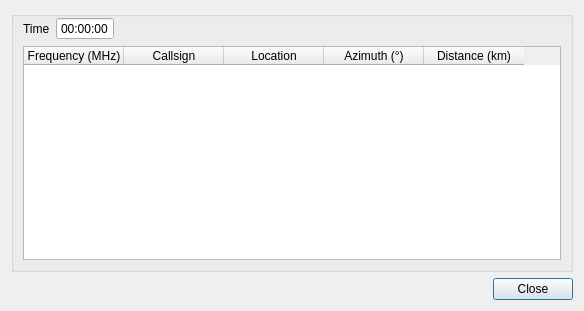
<?xml version="1.0" encoding="UTF-8"?>
<ui version="4.0">
 <class>MapIBPBeaconDialog</class>
 <widget class="QDialog" name="MapIBPBeaconDialog">
  <property name="geometry">
   <rect>
    <x>0</x>
    <y>0</y>
    <width>584</width>
    <height>311</height>
   </rect>
  </property>
  <property name="font">
   <font>
    <family>Liberation Sans</family>
    <pointsize>9</pointsize>
   </font>
  </property>
  <property name="windowTitle">
   <string>IBP Beacons</string>
  </property>
  <layout class="QVBoxLayout" name="verticalLayout">
   <item>
    <widget class="QGroupBox" name="groupBox">
     <layout class="QVBoxLayout" name="verticalLayout_2">
      <property name="topMargin">
       <number>0</number>
      </property>
      <item>
       <layout class="QHBoxLayout" name="horizontalLayout">
        <item>
         <widget class="QLabel" name="timeLabel">
          <property name="text">
           <string>Time</string>
          </property>
         </widget>
        </item>
        <item>
         <widget class="QTimeEdit" name="time">
          <property name="toolTip">
           <string>Current time</string>
          </property>
          <property name="readOnly">
           <bool>true</bool>
          </property>
          <property name="buttonSymbols">
           <enum>QAbstractSpinBox::NoButtons</enum>
          </property>
          <property name="currentSection">
           <enum>QDateTimeEdit::HourSection</enum>
          </property>
          <property name="displayFormat">
           <string>HH:mm:ss</string>
          </property>
         </widget>
        </item>
        <item>
         <spacer name="horizontalSpacer">
          <property name="orientation">
           <enum>Qt::Horizontal</enum>
          </property>
          <property name="sizeHint" stdset="0">
           <size>
            <width>40</width>
            <height>20</height>
           </size>
          </property>
         </spacer>
        </item>
       </layout>
      </item>
      <item>
       <widget class="QTableWidget" name="beacons">
        <property name="toolTip">
         <string>Displays which IBP beacon is transmitting on which frequency</string>
        </property>
        <column>
         <property name="text">
          <string>Frequency (MHz)</string>
         </property>
        </column>
        <column>
         <property name="text">
          <string>Callsign</string>
         </property>
        </column>
        <column>
         <property name="text">
          <string>Location</string>
         </property>
        </column>
        <column>
         <property name="text">
          <string>Azimuth (°)</string>
         </property>
        </column>
        <column>
         <property name="text">
          <string>Distance (km)</string>
         </property>
        </column>
       </widget>
      </item>
     </layout>
    </widget>
   </item>
   <item>
    <widget class="QDialogButtonBox" name="buttonBox">
     <property name="orientation">
      <enum>Qt::Horizontal</enum>
     </property>
     <property name="standardButtons">
      <set>QDialogButtonBox::Close</set>
     </property>
    </widget>
   </item>
  </layout>
 </widget>
 <tabstops>
  <tabstop>beacons</tabstop>
  <tabstop>time</tabstop>
 </tabstops>
 <resources>
  <include location="../../../sdrgui/resources/res.qrc"/>
 </resources>
 <connections>
  <connection>
   <sender>buttonBox</sender>
   <signal>accepted()</signal>
   <receiver>MapIBPBeaconDialog</receiver>
   <slot>accept()</slot>
   <hints>
    <hint type="sourcelabel">
     <x>248</x>
     <y>254</y>
    </hint>
    <hint type="destinationlabel">
     <x>157</x>
     <y>274</y>
    </hint>
   </hints>
  </connection>
  <connection>
   <sender>buttonBox</sender>
   <signal>rejected()</signal>
   <receiver>MapIBPBeaconDialog</receiver>
   <slot>reject()</slot>
   <hints>
    <hint type="sourcelabel">
     <x>316</x>
     <y>260</y>
    </hint>
    <hint type="destinationlabel">
     <x>286</x>
     <y>274</y>
    </hint>
   </hints>
  </connection>
 </connections>
</ui>
